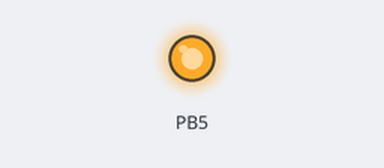
Bench run of a program on a simulated ATmega328P, built with avr-gcc and emulated at 1 MHz. Parts: output pins drawn as LEDs (lit = HIGH).

Above: at 2.0 s.
At 6.0 s:
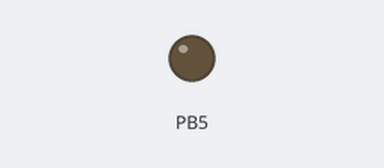
Timing chart, 0 to 10.4 s (numbered marks = the images above):
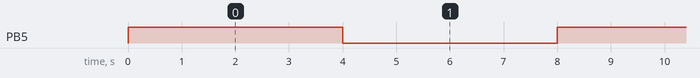

The program:

main.cpp
```cpp
#define F_CPU 1000000UL

#include <avr/io.h>
#include <util/delay.h>

 //Arduino Uno used PortB pin 5 as its internal LED


// Thanks to https://github.com/tzhenghao/blink-ATmega328p for the reference

// avr-gcc -mmcu=atmega328p -Wall -Os -o blink.elf main.cpp
// avr-objcopy -j .text -j .data -O ihex blink.elf blink.hex
// avrdude -c arduino -p m328p -P /dev/COM3 -U flash:w:blink.hex

int main(){

   DDRB |= (1 << PB5); //Set the data direction register

	while(1)
	{
		PORTB ^= (1 << PB5); // Toggle Port B pin 5
		_delay_ms(1000);
		_delay_ms(1000);
		_delay_ms(1000);
		_delay_ms(1000);
	}


}
```

Measured:
- by itself, PB5: alternates HIGH for 4.0 s and LOW for 4.0 s
